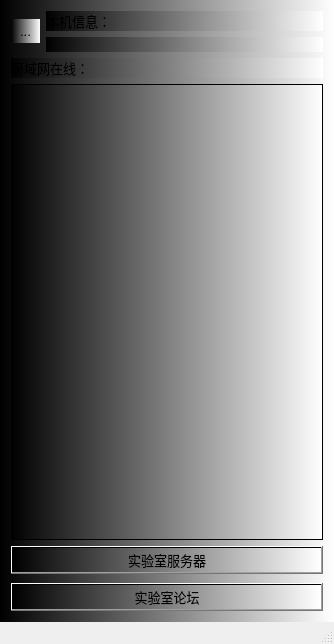
<?xml version="1.0" encoding="UTF-8"?>
<ui version="4.0">
 <class>MainWindow</class>
 <widget class="QMainWindow" name="MainWindow">
  <property name="windowModality">
   <enum>Qt::WindowModal</enum>
  </property>
  <property name="geometry">
   <rect>
    <x>0</x>
    <y>0</y>
    <width>334</width>
    <height>644</height>
   </rect>
  </property>
  <property name="baseSize">
   <size>
    <width>0</width>
    <height>0</height>
   </size>
  </property>
  <property name="font">
   <font>
    <pointsize>10</pointsize>
   </font>
  </property>
  <property name="windowTitle">
   <string>cortfly</string>
  </property>
  <property name="windowIcon">
   <iconset resource="images/image.qrc">
    <normaloff>:/main.png</normaloff>:/main.png</iconset>
  </property>
  <property name="styleSheet">
   <string notr="true">border-image: url(:/skin3.png);
</string>
  </property>
  <widget class="QWidget" name="centralWidget">
   <property name="styleSheet">
    <string notr="true">background-image: url(:/image/1.png);
background-color: qlineargradient(spread:pad, x1:0, y1:0, x2:1, y2:0, stop:0 rgba(0, 0, 0, 255), stop:1 rgba(255, 255, 255, 255));</string>
   </property>
   <layout class="QVBoxLayout" name="verticalLayout_4">
    <item>
     <layout class="QHBoxLayout" name="horizontalLayout_3">
      <item>
       <widget class="QToolButton" name="nichnameButton">
        <property name="text">
         <string>...</string>
        </property>
        <property name="icon">
         <iconset resource="images/image.qrc">
          <normaloff>:/my.JPG</normaloff>:/my.JPG</iconset>
        </property>
        <property name="iconSize">
         <size>
          <width>74</width>
          <height>76</height>
         </size>
        </property>
        <property name="autoRaise">
         <bool>true</bool>
        </property>
       </widget>
      </item>
      <item>
       <layout class="QVBoxLayout" name="verticalLayout_3">
        <item>
         <widget class="QLabel" name="label_3">
          <property name="font">
           <font>
            <pointsize>10</pointsize>
           </font>
          </property>
          <property name="styleSheet">
           <string notr="true">border-image: url(:/background1.png);</string>
          </property>
          <property name="text">
           <string>本机信息：</string>
          </property>
         </widget>
        </item>
        <item>
         <widget class="QLabel" name="lblWelcome">
          <property name="text">
           <string/>
          </property>
         </widget>
        </item>
       </layout>
      </item>
     </layout>
    </item>
    <item>
     <layout class="QVBoxLayout" name="verticalLayout_2">
      <item>
       <widget class="QLabel" name="label_2">
        <property name="font">
         <font>
          <family>微软雅黑 Light</family>
          <pointsize>10</pointsize>
          <weight>50</weight>
          <italic>false</italic>
          <bold>false</bold>
         </font>
        </property>
        <property name="styleSheet">
         <string notr="true">border-image: url(:/background1.png);</string>
        </property>
        <property name="text">
         <string>局域网在线：</string>
        </property>
       </widget>
      </item>
      <item>
       <widget class="QListWidget" name="listUsers">
        <property name="sizePolicy">
         <sizepolicy hsizetype="Expanding" vsizetype="Expanding">
          <horstretch>0</horstretch>
          <verstretch>0</verstretch>
         </sizepolicy>
        </property>
        <property name="minimumSize">
         <size>
          <width>200</width>
          <height>200</height>
         </size>
        </property>
        <property name="styleSheet">
         <string notr="true"/>
        </property>
        <property name="frameShadow">
         <enum>QFrame::Plain</enum>
        </property>
       </widget>
      </item>
      <item>
       <layout class="QVBoxLayout" name="verticalLayout">
        <item>
         <layout class="QHBoxLayout" name="horizontalLayout"/>
        </item>
        <item>
         <widget class="QPushButton" name="pushButton_3">
          <property name="font">
           <font>
            <pointsize>10</pointsize>
           </font>
          </property>
          <property name="toolTip">
           <string>连接服务器</string>
          </property>
          <property name="text">
           <string>实验室服务器</string>
          </property>
         </widget>
        </item>
        <item>
         <spacer name="verticalSpacer">
          <property name="orientation">
           <enum>Qt::Vertical</enum>
          </property>
          <property name="sizeType">
           <enum>QSizePolicy::Fixed</enum>
          </property>
          <property name="sizeHint" stdset="0">
           <size>
            <width>2</width>
            <height>3</height>
           </size>
          </property>
         </spacer>
        </item>
        <item>
         <widget class="QPushButton" name="pushButton">
          <property name="font">
           <font>
            <pointsize>10</pointsize>
           </font>
          </property>
          <property name="toolTip">
           <string>连接实验室论坛</string>
          </property>
          <property name="styleSheet">
           <string notr="true">border-image: url(:/background1.png);</string>
          </property>
          <property name="text">
           <string>实验室论坛</string>
          </property>
         </widget>
        </item>
        <item>
         <layout class="QHBoxLayout" name="horizontalLayout_2"/>
        </item>
       </layout>
      </item>
     </layout>
    </item>
   </layout>
  </widget>
  <widget class="QStatusBar" name="statusBar"/>
  <action name="actionContents">
   <property name="text">
    <string>Contents</string>
   </property>
  </action>
  <action name="actionAbout">
   <property name="text">
    <string>About</string>
   </property>
  </action>
  <action name="actionExit">
   <property name="text">
    <string>Exit</string>
   </property>
  </action>
  <action name="actionOptions">
   <property name="text">
    <string>Options</string>
   </property>
  </action>
  <action name="actionJoin">
   <property name="text">
    <string>Join</string>
   </property>
  </action>
  <action name="actionList">
   <property name="text">
    <string>List</string>
   </property>
  </action>
  <action name="actionMe">
   <property name="text">
    <string>me</string>
   </property>
  </action>
 </widget>
 <layoutdefault spacing="6" margin="11"/>
 <resources>
  <include location="images/image.qrc"/>
 </resources>
 <connections/>
 <slots>
  <slot>onMenu(QAction*)</slot>
 </slots>
</ui>
